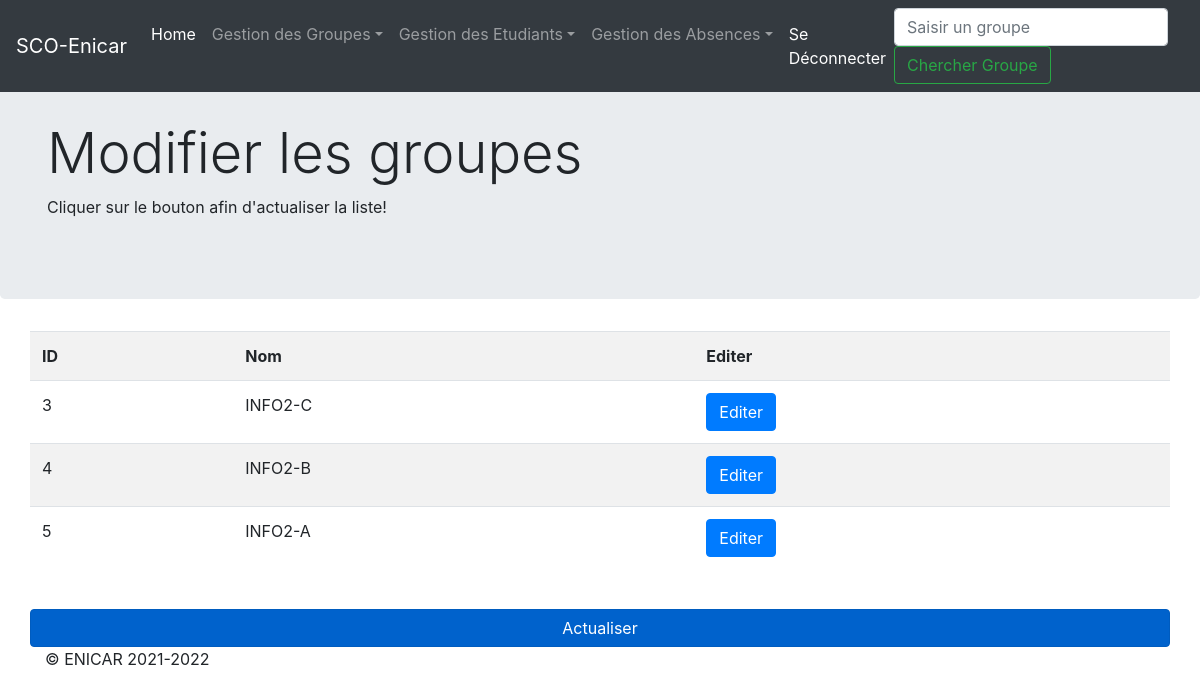
The page /modifierGroupe.php (signed in) on the database its author committed.
### tables this page shows
CREATE TABLE `classe` (
  `name_classe` varchar(255) NOT NULL,
  `id_groupe` int(11) NOT NULL
);

### modifierGroupe.php (the view, shortened to what this page needs)
<?php
require_once("connexion.php");
?>
<!DOCTYPE html>
<html lang="en">
<head>
</head>
<body>
  <main role="main">
    <div class="jumbotron">
      <div class="container">
        <h1 class="display-4">Modifier les groupes</h1>
        <p>Cliquer sur le bouton afin d'actualiser la liste!</p>
      </div>
    </div>
    <div class="container">
      <div class="row">
        <div class="table-responsive">
          <table class="table table-striped table-hover">
            <tr>
              <th>
                ID
              </th>
              <th>
                Nom
              </th>
              <th>
                Editer
              </th>
            </tr>
            <?php
            $sql = "SELECT * from classe";
            $stmt = $pdo->prepare($sql);
            $stmt->execute();
            while ($groupes = $stmt->fetch(PDO::FETCH_ASSOC)) {
              $id_groupe = $groupes['id_groupe'];
              $name_classe = $groupes['name_classe'];
            ?>
              <tr>
                <td>
                  <?php echo $id_groupe ?>
                </td>
                <td>
                  <?php echo $name_classe ?>
                </td>
                <td>
                  <form action="modifierGroupe.php" method="POST">
                    <button type="button" class="btn btn-primary" data-bs-toggle="modal" data-bs-target="#exampleModal1">
                      Editer
                    </button>
                  </form>
                </td>
              </tr>
            <?php
            }
            ?>
          </table>
          <br>
        </div>
        <button type="button" onload="refresh()" class="btn btn-primary btn-block active">Actualiser</button>
      </div>
    </div>
  </main>
</body>
</html>

### rows shown on the page
classe: id_groupe "3", name_classe "INFO2-C"
classe: id_groupe "4", name_classe "INFO2-B"
classe: id_groupe "5", name_classe "INFO2-A"
